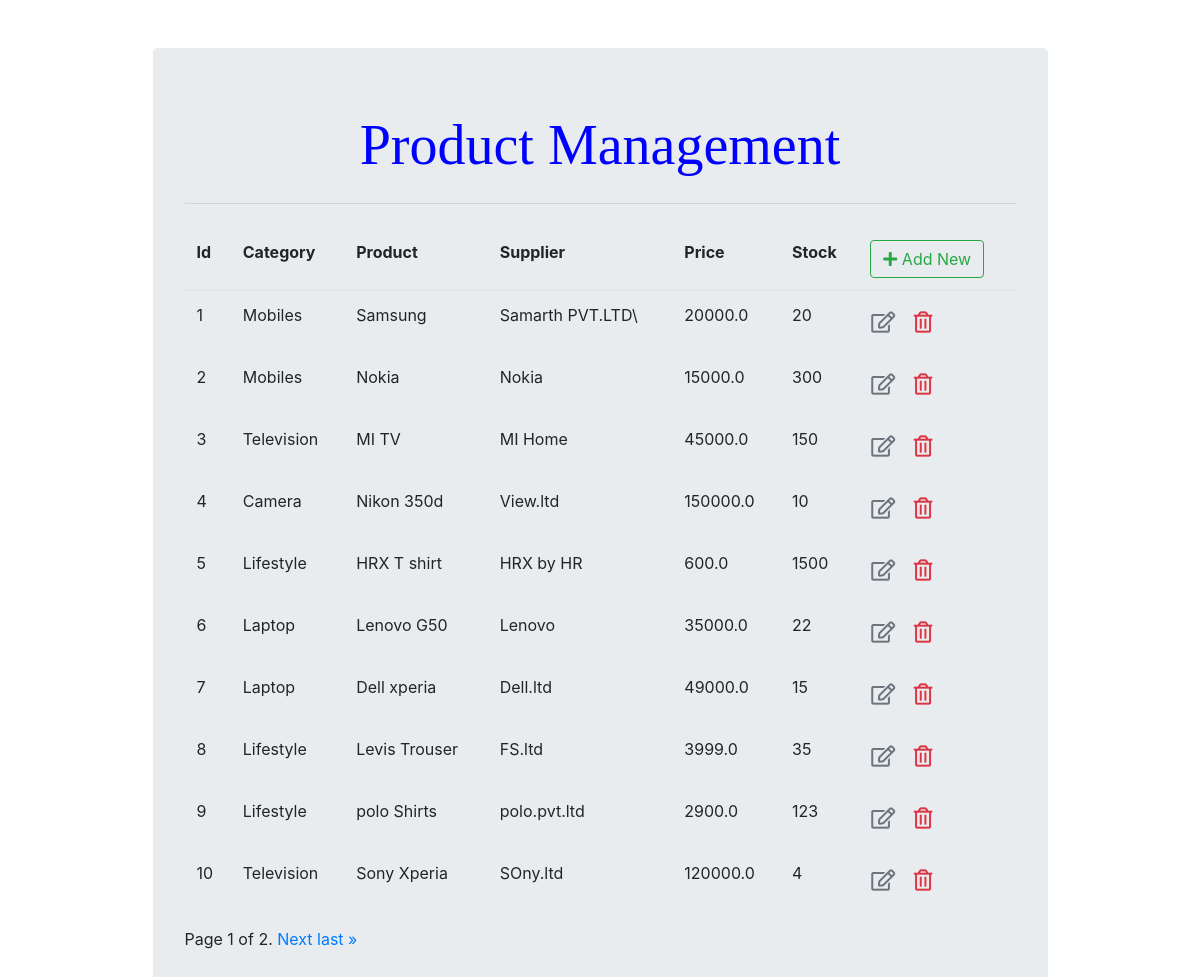
The page /category/product/list/ on the database its author committed.
### djangoapp/models.py (models this page shows, shortened)
class Product(models.Model):
    category=models.ForeignKey(Category,on_delete=models.CASCADE)
    product=models.CharField(max_length=100)
    supplier=models.CharField(max_length=100)
    price=models.FloatField(max_length=100)
    stock=models.IntegerField(max_length=100,default=0)

class Category(models.Model):
    category=models.CharField(max_length=200,unique=True)
    description=models.CharField(max_length=200)
    def __str__(self):
        return self.category

### djangoapp/views.py (the view)
# urls.py: path('product/list/', views.product_list, name='product_list'),
def product_list(request):
    context = Product.objects.all()
    paginator = Paginator(context,10)
    page = request.GET.get('page')
    try:
        posts = paginator.page(page)
    except PageNotAnInteger:
        posts = paginator.page(1)
    except EmptyPage:
        posts = paginator.page(paginator.num_pages)
    return render(request, 'product/product_list.html', {'product_list': posts,'page': page})

### djangoapp/templates/product/product_list.html (shortened to what this page needs)
{% extends "product/base.html" %}
{% block content %}
<table class="table table-borderless">
    <thead class="border-bottom font-weight-bold">
        <tr>
            <td>Id</td>
            <td>Category</td>
            <td>Product</td>
            <td>Supplier</td>
            <td>Price</td>
            <td>Stock</td>
            <td>
                <a href="{% url 'product_insert' %}" class="btn btn-outline-success">
                    <i class="fas fa-plus"></i> Add New
                </a>
            </td>
        </tr>
    </thead>
    <tbody>
        {% for product in product_list %}
            <tr>
                <td>{{ product.id }}</td>
                <td>{{ product.category }}</td>
                <td>{{ product.product }}</td>
                <td>{{ product.supplier }}</td>
                <td>{{ product.price }}</td>
                <td>{{ product.stock }}</td>
                <td>
                    <a href="{% url 'product_update' product.id %}" class="btn text-secondary px-0">
                        <i class="far fa-edit fa-lg"></i>
                    </a>
                    <form action="{% url 'product_delete' product.id %}" method="post" class="d-inline">
                        <button type="submit" class="btn">
                            <i class="far fa-trash-alt fa-lg text-danger float-right"></i>
                        </button>
                    </form>
                </td>
            </tr>
        {% endfor %}
    </tbody>
</table>
{% include "pagination.html" with page=product_list %}
{% endblock content %}

### djangoapp/templates/product/base.html (style rules this page uses)
body { background-color: powderblue; }

### rows shown on the page
Product: id "1", category "Mobiles", product "Samsung", supplier "Samarth PVT.LTD\\", price "20000.0", stock "20"
Product: id "2", category "Mobiles", product "Nokia", supplier "Nokia", price "15000.0", stock "300"
Product: id "3", category "Television", product "MI TV", supplier "MI Home", price "45000.0", stock "150"
Product: id "4", category "Camera", product "Nikon 350d", supplier "View.ltd", price "150000.0", stock "10"
Product: id "5", category "Lifestyle", product "HRX T shirt", supplier "HRX by HR", price "600.0", stock "1500"
Product: id "6", category "Laptop", product "Lenovo G50", supplier "Lenovo", price "35000.0", stock "22"
Product: id "7", category "Laptop", product "Dell xperia", supplier "Dell.ltd", price "49000.0", stock "15"
Product: id "8", category "Lifestyle", product "Levis Trouser", supplier "FS.ltd", price "3999.0", stock "35"
Product: id "9", category "Lifestyle", product "polo Shirts", supplier "polo.pvt.ltd", price "2900.0", stock "123"
Product: id "10", category "Television", product "Sony Xperia", supplier "SOny.ltd", price "120000.0", stock "4"

### other values the page prints
{{ page.number }} "1"
{{ page.paginator.num_pages }} "2"
